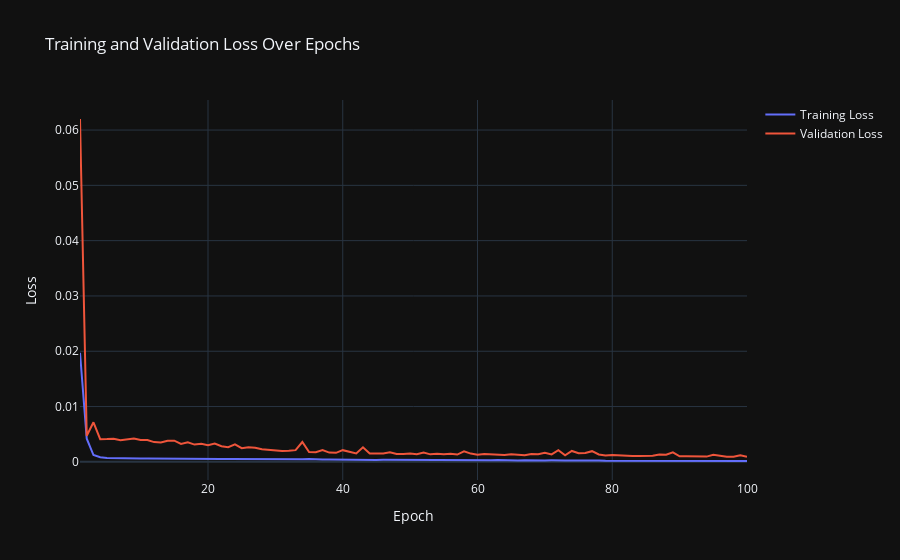

This figure's notebook cell:
### Code cell
# Plot the loss and val_loss using Plotly
history = model.fit(X_train, y_train, validation_data=(X_test, ytest), epochs=100, batch_size=64, verbose=1)

fig = go.Figure()

fig.add_trace(go.Scatter(x=list(range(1, 101)), y=history.history['loss'], mode='lines', name='Training Loss'))
fig.add_trace(go.Scatter(x=list(range(1, 101)), y=history.history['val_loss'], mode='lines', name='Validation Loss'))

fig.update_layout(title='Training and Validation Loss Over Epochs',
                  xaxis_title='Epoch',
                  yaxis_title='Loss',
                  template='plotly_dark')

fig.show()
